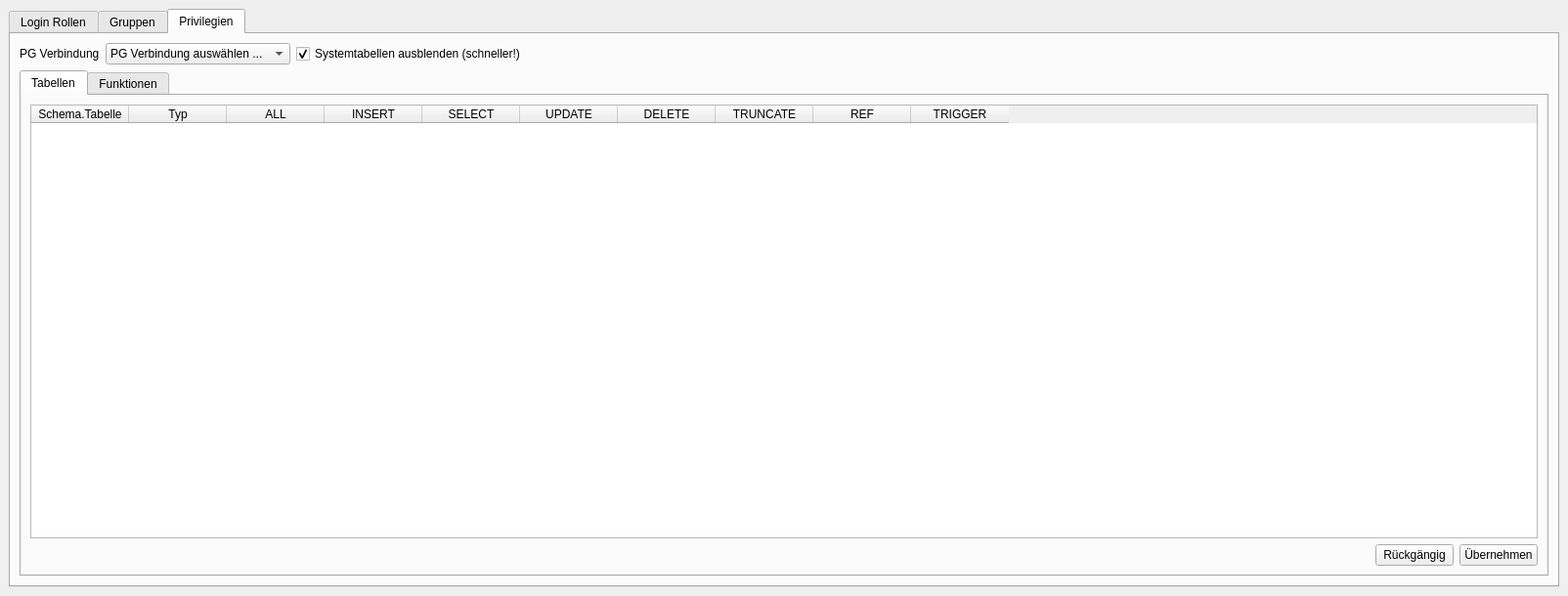
<?xml version="1.0" encoding="UTF-8"?>
<ui version="4.0">
 <class>PGrantManDockWidgetBase</class>
 <widget class="QDockWidget" name="PGrantManDockWidgetBase">
  <property name="geometry">
   <rect>
    <x>0</x>
    <y>0</y>
    <width>1604</width>
    <height>610</height>
   </rect>
  </property>
  <property name="windowTitle">
   <string>PGrantMan</string>
  </property>
  <widget class="QWidget" name="dockWidgetContents">
   <layout class="QGridLayout" name="gridLayout">
    <item row="0" column="0">
     <widget class="QTabWidget" name="tw_grp_roles">
      <property name="currentIndex">
       <number>2</number>
      </property>
      <widget class="QWidget" name="tab">
       <attribute name="title">
        <string>Login Rollen</string>
       </attribute>
       <layout class="QVBoxLayout" name="verticalLayout">
        <item>
         <layout class="QHBoxLayout" name="horizontalLayout">
          <item>
           <widget class="QPushButton" name="pushButton">
            <property name="text">
             <string>Add Login Role</string>
            </property>
           </widget>
          </item>
          <item>
           <spacer name="horizontalSpacer">
            <property name="orientation">
             <enum>Qt::Horizontal</enum>
            </property>
            <property name="sizeHint" stdset="0">
             <size>
              <width>40</width>
              <height>20</height>
             </size>
            </property>
           </spacer>
          </item>
         </layout>
        </item>
        <item>
         <widget class="QTableWidget" name="tw_loginroles">
          <property name="rowCount">
           <number>0</number>
          </property>
          <property name="columnCount">
           <number>3</number>
          </property>
          <column>
           <property name="text">
            <string>Name</string>
           </property>
          </column>
          <column>
           <property name="text">
            <string>Kommentar</string>
           </property>
          </column>
          <column>
           <property name="text">
            <string>Mitglied von</string>
           </property>
          </column>
         </widget>
        </item>
       </layout>
      </widget>
      <widget class="QWidget" name="tab_2">
       <attribute name="title">
        <string>Gruppen</string>
       </attribute>
       <layout class="QVBoxLayout" name="verticalLayout_2">
        <item>
         <layout class="QHBoxLayout" name="horizontalLayout_2">
          <item>
           <widget class="QPushButton" name="pushButton_2">
            <property name="text">
             <string>Add Group Role</string>
            </property>
           </widget>
          </item>
          <item>
           <spacer name="horizontalSpacer_2">
            <property name="orientation">
             <enum>Qt::Horizontal</enum>
            </property>
            <property name="sizeHint" stdset="0">
             <size>
              <width>40</width>
              <height>20</height>
             </size>
            </property>
           </spacer>
          </item>
         </layout>
        </item>
        <item>
         <widget class="QTreeWidget" name="tree_grp_roles">
          <attribute name="headerDefaultSectionSize">
           <number>1000</number>
          </attribute>
          <column>
           <property name="text">
            <string>Group Roles</string>
           </property>
          </column>
         </widget>
        </item>
       </layout>
      </widget>
      <widget class="QWidget" name="tab_3">
       <attribute name="title">
        <string>Privilegien</string>
       </attribute>
       <layout class="QVBoxLayout" name="verticalLayout_3">
        <item>
         <layout class="QHBoxLayout" name="horizontalLayout_3">
          <item>
           <widget class="QLabel" name="label">
            <property name="text">
             <string>PG Verbindung</string>
            </property>
           </widget>
          </item>
          <item>
           <widget class="QComboBox" name="cb_pgconns">
            <property name="sizeAdjustPolicy">
             <enum>QComboBox::AdjustToContents</enum>
            </property>
            <item>
             <property name="text">
              <string>PG Verbindung auswählen ...</string>
             </property>
            </item>
           </widget>
          </item>
          <item>
           <widget class="QCheckBox" name="cb_dontlistsystables">
            <property name="text">
             <string>Systemtabellen ausblenden (schneller!)</string>
            </property>
            <property name="checked">
             <bool>true</bool>
            </property>
           </widget>
          </item>
          <item>
           <spacer name="horizontalSpacer_3">
            <property name="orientation">
             <enum>Qt::Horizontal</enum>
            </property>
            <property name="sizeHint" stdset="0">
             <size>
              <width>40</width>
              <height>20</height>
             </size>
            </property>
           </spacer>
          </item>
         </layout>
        </item>
        <item>
         <widget class="QTabWidget" name="tabWidget_2">
          <property name="currentIndex">
           <number>0</number>
          </property>
          <widget class="QWidget" name="tab_4">
           <attribute name="title">
            <string>Tabellen</string>
           </attribute>
           <layout class="QVBoxLayout" name="verticalLayout_4">
            <item>
             <widget class="QTableWidget" name="tw_tables">
              <property name="alternatingRowColors">
               <bool>true</bool>
              </property>
              <property name="selectionMode">
               <enum>QAbstractItemView::SingleSelection</enum>
              </property>
              <attribute name="horizontalHeaderCascadingSectionResizes">
               <bool>true</bool>
              </attribute>
              <attribute name="horizontalHeaderStretchLastSection">
               <bool>false</bool>
              </attribute>
              <column>
               <property name="text">
                <string>Schema.Tabelle</string>
               </property>
              </column>
              <column>
               <property name="text">
                <string>Typ</string>
               </property>
              </column>
              <column>
               <property name="text">
                <string>ALL</string>
               </property>
               <property name="textAlignment">
                <set>AlignHCenter|AlignVCenter|AlignCenter</set>
               </property>
              </column>
              <column>
               <property name="text">
                <string>INSERT</string>
               </property>
               <property name="textAlignment">
                <set>AlignHCenter|AlignVCenter|AlignCenter</set>
               </property>
              </column>
              <column>
               <property name="text">
                <string>SELECT</string>
               </property>
               <property name="textAlignment">
                <set>AlignHCenter|AlignVCenter|AlignCenter</set>
               </property>
              </column>
              <column>
               <property name="text">
                <string>UPDATE</string>
               </property>
               <property name="textAlignment">
                <set>AlignHCenter|AlignVCenter|AlignCenter</set>
               </property>
              </column>
              <column>
               <property name="text">
                <string>DELETE</string>
               </property>
               <property name="textAlignment">
                <set>AlignHCenter|AlignVCenter|AlignCenter</set>
               </property>
              </column>
              <column>
               <property name="text">
                <string>TRUNCATE</string>
               </property>
               <property name="textAlignment">
                <set>AlignHCenter|AlignVCenter|AlignCenter</set>
               </property>
              </column>
              <column>
               <property name="text">
                <string>REF</string>
               </property>
               <property name="textAlignment">
                <set>AlignHCenter|AlignVCenter|AlignCenter</set>
               </property>
              </column>
              <column>
               <property name="text">
                <string>TRIGGER</string>
               </property>
               <property name="textAlignment">
                <set>AlignHCenter|AlignVCenter|AlignCenter</set>
               </property>
              </column>
             </widget>
            </item>
            <item>
             <layout class="QHBoxLayout" name="horizontalLayout_4">
              <item>
               <spacer name="horizontalSpacer_4">
                <property name="orientation">
                 <enum>Qt::Horizontal</enum>
                </property>
                <property name="sizeHint" stdset="0">
                 <size>
                  <width>40</width>
                  <height>20</height>
                 </size>
                </property>
               </spacer>
              </item>
              <item>
               <widget class="QPushButton" name="pushButton_4">
                <property name="text">
                 <string>Rückgängig</string>
                </property>
               </widget>
              </item>
              <item>
               <widget class="QPushButton" name="pushButton_3">
                <property name="text">
                 <string>Übernehmen</string>
                </property>
               </widget>
              </item>
             </layout>
            </item>
           </layout>
          </widget>
          <widget class="QWidget" name="tab_5">
           <attribute name="title">
            <string>Funktionen</string>
           </attribute>
          </widget>
         </widget>
        </item>
       </layout>
      </widget>
     </widget>
    </item>
   </layout>
  </widget>
 </widget>
 <resources>
  <include location="resources.qrc"/>
 </resources>
 <connections/>
</ui>
